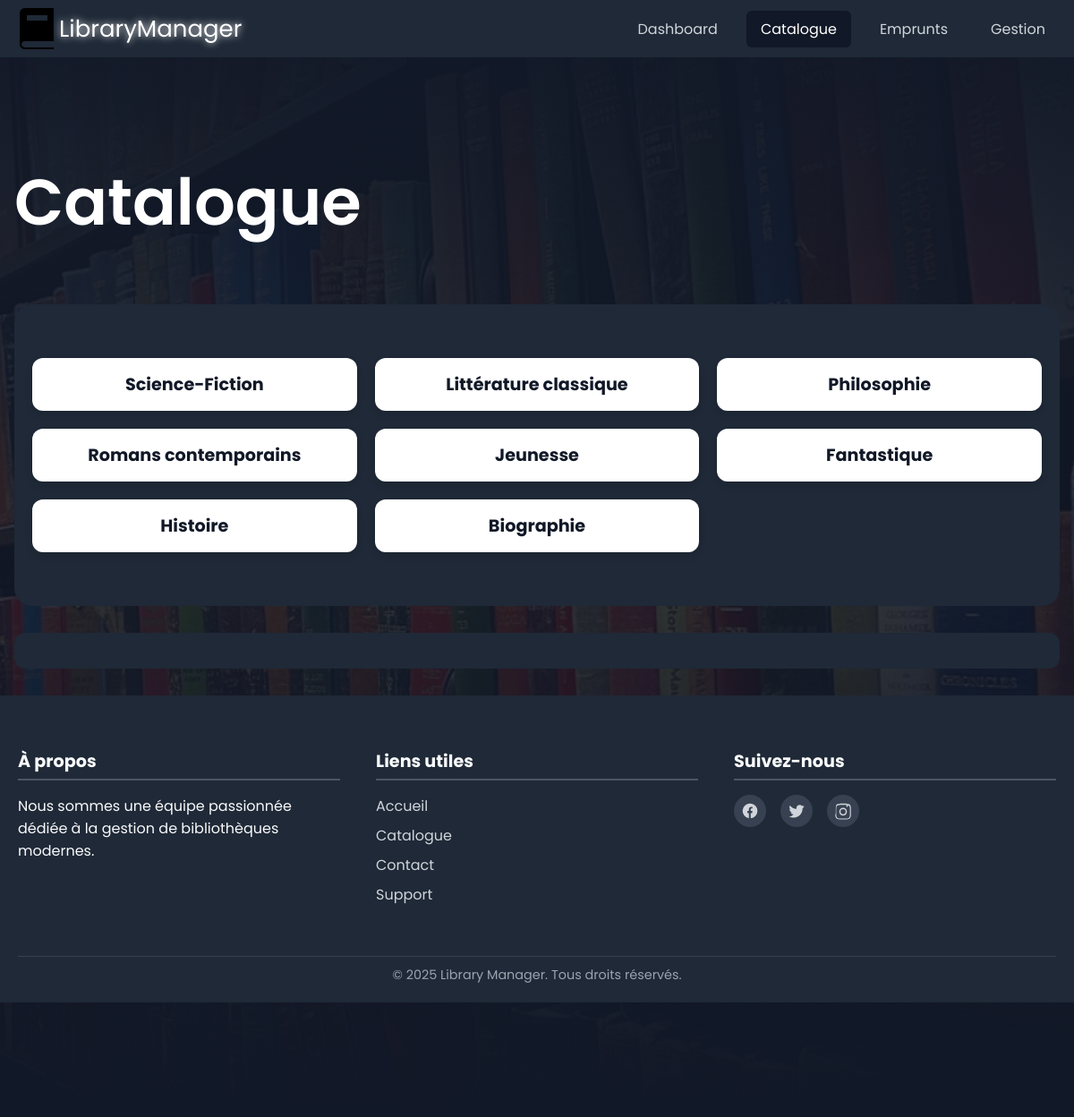
/views/catalogue.php, run on the app's committed database.
### tables this page shows
CREATE TABLE categories (
    id_categorie INT AUTO_INCREMENT PRIMARY KEY,
    nom_categorie VARCHAR(100) NOT NULL UNIQUE
);

### views/catalogue.php (the view, shortened to what this page needs)
<?php
$pdo = new PDO('mysql:host=localhost;dbname=bib;charset=utf8', 'root', '');
$pdo->setAttribute(PDO::ATTR_ERRMODE, PDO::ERRMODE_EXCEPTION);
$query = $pdo->query("SELECT * FROM categories");
$categories = $query->fetchAll(PDO::FETCH_ASSOC);
$categories = $pdo->query("SELECT * FROM categories")->fetchAll(PDO::FETCH_ASSOC);
?>
<!DOCTYPE html>
<html lang="en">
<head>
  <link rel="stylesheet" href="../resources/css/style.css">
</head>
<body>
  <?php include "../includes/header.php"; ?>
  <div class="section">
    <div class="container">
      <div class="header">
        <h2 class="title">Catalogue</h2>
        <section class="catalogue">
          <div class="grid">
            <?php foreach ($categories as $cat): ?>
              <div class="card" onclick="window.location.href='?id_categorie=<?= $cat['id_categorie'] ?>#livres'">
                <h3><?= htmlspecialchars($cat['nom_categorie']) ?></h3>
              </div>
            <?php endforeach; ?>
          </div>
        </section>
        <div class="livre-grid" id="livres">
        </div>
      </div>
    </div>
    <?php include '../includes/footer.php'; ?>
</body>
</html>

### includes/header.php (shortened to what this page needs)
<?php
$page = basename($_SERVER['PHP_SELF'], '.php');
?>
<nav class="navbar">
    <div class="container">
        <div class="nav-content">
            <div class="logo">
                <img src="/Library/resources/images/visitBook.png" alt="Your Company">
                LibraryManager
            </div>
            <div class="logo-and-links">
                <div class="nav-links">
                    <a href="/Library/index.php"
                        class="nav-link <?php echo ($page === 'index') ? 'active' : ''; ?>">Dashboard</a>
                    <a href="/Library/views/catalogue.php"
                        class="nav-link <?php echo ($page === 'catalogue') ? 'active' : ''; ?>">Catalogue</a>
                    <a href="/Library/views/emprunt.php"
                        class="nav-link <?php echo ($page === 'emprunt') ? 'active' : ''; ?>">Emprunts</a>
                    <a href="/Library/views/gestion.php"
                        class="nav-link <?php echo ($page === 'gestion') ? 'active' : ''; ?>">Gestion</a>
                </div>
            </div>
        </div>
    </div>
</nav>

### includes/footer.php (shortened to what this page needs)
<footer class="footer">
  <div class="footer-content">
    <div class="footer-column">
      <h3>À propos</h3>
      <p>Nous sommes une équipe passionnée dédiée à la gestion de bibliothèques modernes.</p>
    </div>
    <div class="footer-column">
      <h3>Liens utiles</h3>
      <ul>
        <li><a href="#">Accueil</a></li>
        <li><a href="#">Catalogue</a></li>
        <li><a href="#">Contact</a></li>
        <li><a href="#">Support</a></li>
      </ul>
    </div>
    <div class="footer-column">
      <h3>Suivez-nous</h3>
      <ul class="socials">
        <li>
          <a href="#" aria-label="Facebook">
            <svg fill="currentColor" viewBox="0 0 24 24">
              <path d="M22 12a10 10 0 1 0-11.5 9.87v-6.99h-2v-2.88h2v-2.2c0-2 1.18-3.12 3-3.12.87 0 1.8.16 1.8.16v2h-1.02c-1 0-1.31.62-1.31 1.25v1.92h2.25l-.36 2.88h-1.89V22A10 10 0 0 0 22 12z"/>
            </svg>
          </a>
        </li>
        <li>
          <a href="#" aria-label="Twitter">
          </a>
        </li>
        <li>
          <a href="#" aria-label="Instagram">
          </a>
        </li>
      </ul>
    </div>
  </div>
  <div class="footer-bottom">
    &copy; 2025 Library Manager. Tous droits réservés.
  </div>
</footer>

### resources/css/style.css (style rules this page uses)
body { margin: 0; font-family: poppins; background-color: #1f2937; color: white; }
.section { position: relative; overflow: hidden; padding-top: 3rem; padding-bottom: 8rem; background-image: linear-gradient(rgb(17, 24, 39), rgba(17, 24, 39, 0.85), rgb(17, 24, 39)), url('../images/background.jpg'); backdrop-filter: blur(15px); background-repeat: no-repeat; background-size: cover; background-position: center; background-attachment: fixed }
.title { font-size: 3rem; font-weight: 600; color: white; }
@media (min-width: 640px) { .title { font-size: 4.5rem; } }
.footer { background-color: #1f2937; color: #f9fafb; padding: 40px 20px 20px; font-family: Arial, sans-serif; }
.footer-content { display: grid; grid-template-columns: repeat(auto-fit, minmax(200px, 1fr)); gap: 40px; max-width: 1200px; margin: 0 auto; }
.footer-column h3 { margin-bottom: 1rem; font-size: 1.2rem; border-bottom: 2px solid #4b5563; padding-bottom: 5px; }
.footer-column ul { list-style: none; padding: 0; }
.footer-column ul li { margin-bottom: 8px; }
.footer-column ul li a { color: #d1d5db; text-decoration: none; transition: color 0.3s ease; }
.footer-bottom { text-align: center; margin-top: 40px; font-size: 0.9rem; color: #9ca3af; border-top: 1px solid #374151; padding-top: 10px; }
.socials { list-style: none; padding: 0; display: flex; gap: 1rem; }
.socials a { display: inline-flex; align-items: center; justify-content: center; width: 36px; height: 36px; color: #d1d5db; background-color: #374151; border-radius: 50%; transition: background-color 0.3s, color 0.3s; }
.socials svg { width: 20px; height: 20px; }
.catalogue { padding: 60px 20px; background-color: #1f2937; border-radius: 20px; text-align: center; font-family: sans-serif; }
.grid { display: grid; grid-template-columns: repeat(auto-fit, minmax(250px, 1fr)); gap: 20px; max-width: 1200px; margin: 0 auto; }
.card { background-color: white; border-radius: 12px; overflow: hidden; box-shadow: 0 4px 8px rgba(0, 0, 0, 0.1); transition: transform 0.3s ease, box-shadow 0.3s ease; cursor: pointer; }
.card h3 { margin: 15px 0; font-size: 1.2rem; color: #111827; }

### views/catalogue.php (style rules this page uses)
.catalogue { padding: 60px 20px; background-color: #1f2937; border-radius: 20px; text-align: center; font-family: sans-serif; }
.grid { display: grid; grid-template-columns: repeat(auto-fit, minmax(300px, 1fr)); gap: 20px; max-width: 1200px; margin: 0 auto; }
.card { background-color: white; border-radius: 12px; overflow: hidden; display: flex; flex-direction: column; align-items: center; box-shadow: 0 4px 8px rgba(0, 0, 0, 0.1); transition: transform 0.3s ease, box-shadow 0.3s ease; cursor: pointer; }
.card h3 { margin: 15px 0; font-size: 1.2rem; color: #111827; }
.livre-grid { display: flex; flex-direction: column; background-color: #1f2937; gap: 50px; border-radius: 12px; padding: 20px; max-width: 1200px; margin: 30px auto; }

### includes/header.php (style rules this page uses)
* { font-family: poppins; }
.navbar { background-color: #1f2937; }
.container { transition: 0.3s ease-in-out, color 0.3s; max-width: 1200px; margin: 0 auto; padding: 0 1rem; }
.nav-content { display: flex; justify-content: space-between; align-items: center; height: 64px; position: relative; }
.logo { display: flex; flex-direction: row; align-items: center; font-size: 26px; color: #fff; text-shadow: 0 0 8px white; }
.nav-links { display: flex; gap: 1rem; margin-left: 1rem; }
.nav-link { text-decoration: none; color: #d1d5db; padding: 0.5rem 1rem; border-radius: 6px; }
.nav-link.active { background-color: #111827; color: white; }

### data on the page
categories: nom_categorie "Science-Fiction"
categories: nom_categorie "Littérature classique"
categories: nom_categorie "Philosophie"
categories: nom_categorie "Romans contemporains"
categories: nom_categorie "Jeunesse"
categories: nom_categorie "Fantastique"
categories: nom_categorie "Histoire"
categories: nom_categorie "Biographie"
